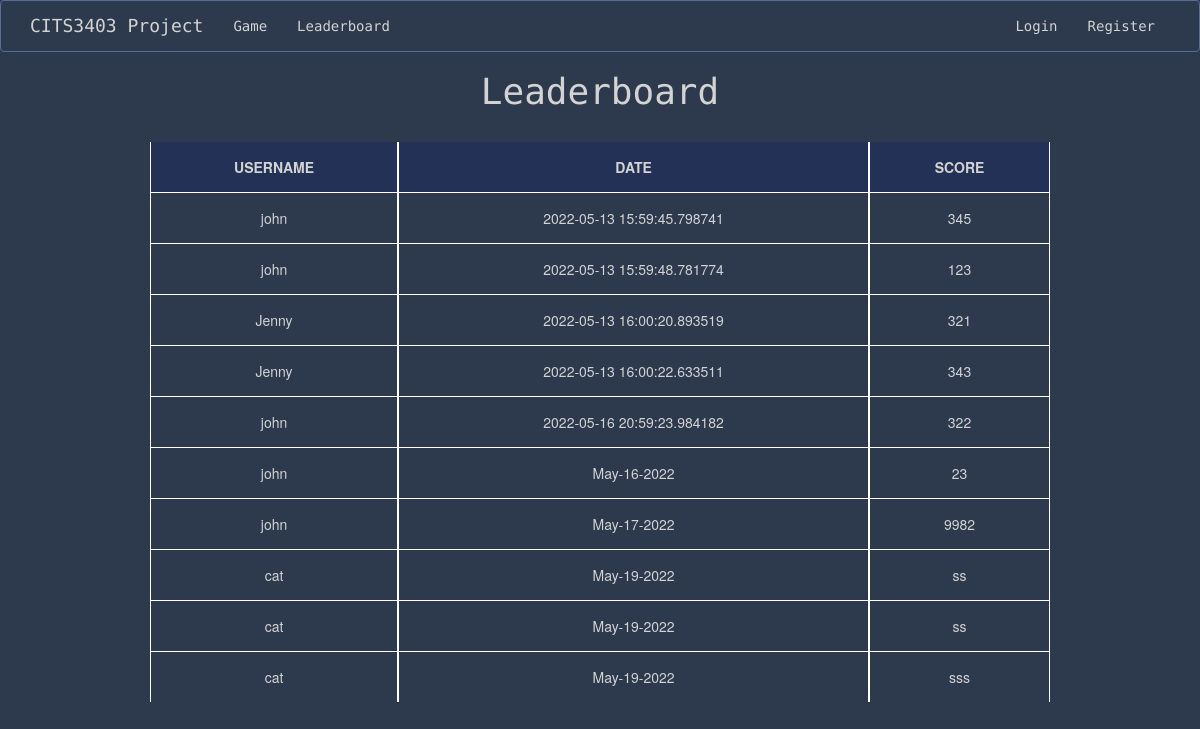
The page /leaderboard on the database as committed earlier.
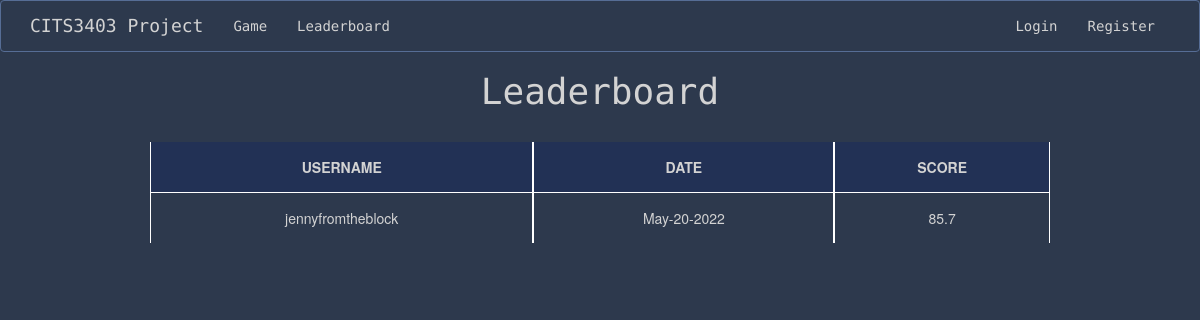
The same page on the database as committed later.
### app/models.py (models this page shows, shortened)
class Score(UserMixin, db.Model):
    id = db.Column(db.Integer, primary_key=True)
    user_score = db.Column(db.Integer)
    user_id = db.Column(db.Integer, db.ForeignKey("user.id"))
    today = date.today()
    format_date = today.strftime("%b-%d-%Y") #strips minutes, formats the date eg May-16-2022
    date = db.Column(db.String, default=format_date)

class User(UserMixin, db.Model):
    id = db.Column(db.Integer, primary_key=True)
    username = db.Column(db.String(64), index=True, unique=True)
    email = db.Column(db.String(120), index=True, unique=True)
    password_hash = db.Column(db.String(128))
    user_stats = db.relationship('Score', backref='user', lazy=True)

### app/routes.py (the view)
@app.route('/leaderboard', methods=['GET', 'POST'])
def leaderboard():
    all_scores = Score.query.all()
    user = User.query.all()
    return render_template('leaderboard.html', scores=all_scores, user=user)

### app/templates/leaderboard.html
{% extends "base.html" %}
{% block content %}
<h1>Leaderboard</h1>
    <table id="myTable" class="tablesorter">
        <thead>
            <tr>
                <th> USERNAME </th>
                <th> DATE </th>
                <th> SCORE </th>
            </tr>
        </thead>
        <tbody>
            {% for score in scores %}
                <tr>
                    <td> {{ score.user.username }} </td>
                    <td> {{ score.date }} </td>
                    <td> {{ score.user_score }}</td>
                </tr>
            {% endfor %}
        </tbody>
    </table>
{% endblock %}

### app/templates/base.html (shortened to what this page needs)
{% extends 'bootstrap/base.html' %}
{% block styles %}
{{ super() }}
<head>
<link rel="stylesheet" href="{{ url_for('static', filename='css/stylesheet.css') }}">
</head>
{% endblock %}
{% block navbar %}
<nav class="navbar navbar-default">
    <div class="container">
        <div class="navbar-header">
            <a class="navbar-brand" href="{{ url_for('index') }}">CITS3403 Project</a>
        </div>
        <div class="collapse navbar-collapse" id="bs-example-navbar-collapse-1">
            <ul class="nav navbar-nav navbar-left">
                {% if current_user.is_anonymous %}
                <li><a href="{{ url_for('game') }}">Game</a></li>
                <li><a href="{{ url_for('leaderboard') }}">Leaderboard</a></li>
                {% else %}
                <li><a href="{{ url_for('game') }}">Game</a></li>
                <li><a href="{{ url_for('leaderboard') }}">Leaderboard</a></li>
                <li><a href="{{ url_for('user_stats') }}">Profile</a></li>
                {% endif %}
            </ul>
            <ul class="nav navbar-nav navbar-right">
                {% if current_user.is_anonymous %}
                <li><a href="{{ url_for('login') }}">Login</a></li>
                <li><a href="{{ url_for('register') }}">Register</a></li>
                {% else %}
                <li><a href="{{ url_for('logout') }}">Logout</a></li>
                {% endif %}
            </ul>
        </div>
    </div>
</nav>
{% endblock %}

### app/static/css/stylesheet.css (style rules this page uses)
head,body { text-align: center; }
body { background: #2d394d; color: lightgrey; }
.center, h1 { text-align: center; font-family: 'Source Code Pro', monospace; }
ul { display: inline-block; text-align: left; list-style-type: square; }
a { color: lightgrey !important; }
.navbar-default { background: #2d394d; border-color: #566d95; font-family: 'Source Code Pro', monospace; }
table { border-collapse: separate; width: 75%; margin-left: auto; margin-right: auto; margin-top: 30px; }
th, td { border-left: 1px solid white; border-right: 1px solid white; border-top: 1px solid white; padding: 15px; text-align: center; margin: none; }
th { border-top: none; font-weight: bold; background-color: rgba(15, 34, 101, 0.359); }

Rows that differ between the two databases and show on the page:
removed Score: user.username "john", date "2022-05-13 15:59:48.781774", user_score "123"
removed Score: user.username "Jenny", date "2022-05-13 16:00:20.893519", user_score "321"
removed Score: user.username "Jenny", date "2022-05-13 16:00:22.633511", user_score "343"
removed Score: user.username "john", date "2022-05-16 20:59:23.984182", user_score "322"
removed Score: user.username "john", date "May-16-2022", user_score "23"
removed Score: user.username "john", date "May-17-2022", user_score "9982"
removed Score: user.username "cat", date "May-19-2022", user_score "ss"
removed Score: user.username "cat", date "May-19-2022", user_score "ss"
removed Score: user.username "cat", date "May-19-2022", user_score "sss"
changed Score: user.username "john" → "jennyfromtheblock"; date "2022-05-13 15:59:45.798741" → "May-20-2022"; user_score "345" → "85.7"
